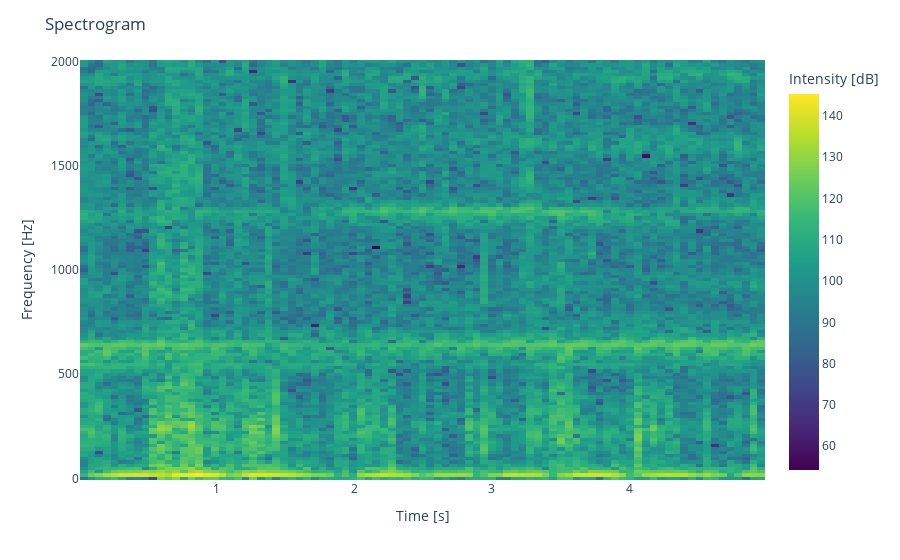

The notebook cell this image was saved under:
### Code cell
# find slice at time 40 seconds, account for 50% overlap
slice_index = int(40/5) * 2
print(f"Slice index at time 40 seconds: {slice_index}")
s = slices[slice_index]
a = annotations[slice_index]
print(f"Slice annotation: {a}")
f, t, Sxx = ut.get_spectrogram(s, fs, nperseg=8192, noverlap=0.2, crop_freq=2000)
ut.plot_spectrogram(f, t, Sxx)

### Figure 1 — Plotly figure (JSON) as saved in the notebook; plotly's stock layout.template omitted (floating-point values rounded to 4 significant figures; data arrays with more than 128 entries replaced by an {"elided": "..."} marker saying what was removed)
{"data": [{"coloraxis": "coloraxis", "hovertemplate": "Time [s]: %{x}<br>Frequency [Hz]: %{y}<br>Intensity [dB]: %{z}<extra></extra>", "name": "0", "type": "heatmap", "x": [0.032, 0.088, 0.144, 0.2, 0.256, 0.312, 0.368, 0.424, 0.48, 0.536, 0.592, 0.648, 0.704, 0.76, 0.816, 0.872, 0.928, 0.984, 1.04, 1.096, 1.152, 1.208, 1.264, 1.32, 1.376, 1.432, 1.488, 1.544, 1.6, 1.656, 1.712, 1.768, 1.824, 1.88, 1.936, 1.992, 2.048, 2.104, 2.16, 2.216, 2.272, 2.328, 2.384, 2.44, 2.496, 2.552, 2.608, 2.664, 2.72, 2.776, 2.832, 2.888, 2.944, 3.0, 3.056, 3.112, 3.168, 3.224, 3.28, 3.336, 3.392, 3.448, 3.504, 3.56, 3.616, 3.672, 3.728, 3.784, 3.84, 3.896, 3.952, 4.008, 4.064, 4.12, 4.176, 4.232, 4.288, 4.344, 4.4, 4.456, 4.512, 4.568, 4.624, 4.68, 4.736, 4.792, 4.848, 4.904, 4.96], "xaxis": "x", "y": {"elided": "129 float values"}, "yaxis": "y", "z": {"elided": "129x89 float values"}}], "layout": {"coloraxis": {"colorbar": {"title": {"text": "Intensity [dB]"}}, "colorscale": [[0, "#440154"], [0.1111, "#482878"], [0.2222, "#3e4989"], [0.3333, "#31688e"], [0.4444, "#26828e"], [0.5556, "#1f9e89"], [0.6667, "#35b779"], [0.7778, "#6ece58"], [0.8889, "#b5de2b"], [1, "#fde725"]]}, "margin": {"t": 60}, "title": {"text": "Spectrogram"}, "xaxis": {"anchor": "y", "domain": [0, 1], "title": {"text": "Time [s]"}}, "yaxis": {"anchor": "x", "autorange": true, "domain": [0, 1], "title": {"text": "Frequency [Hz]"}}}}
